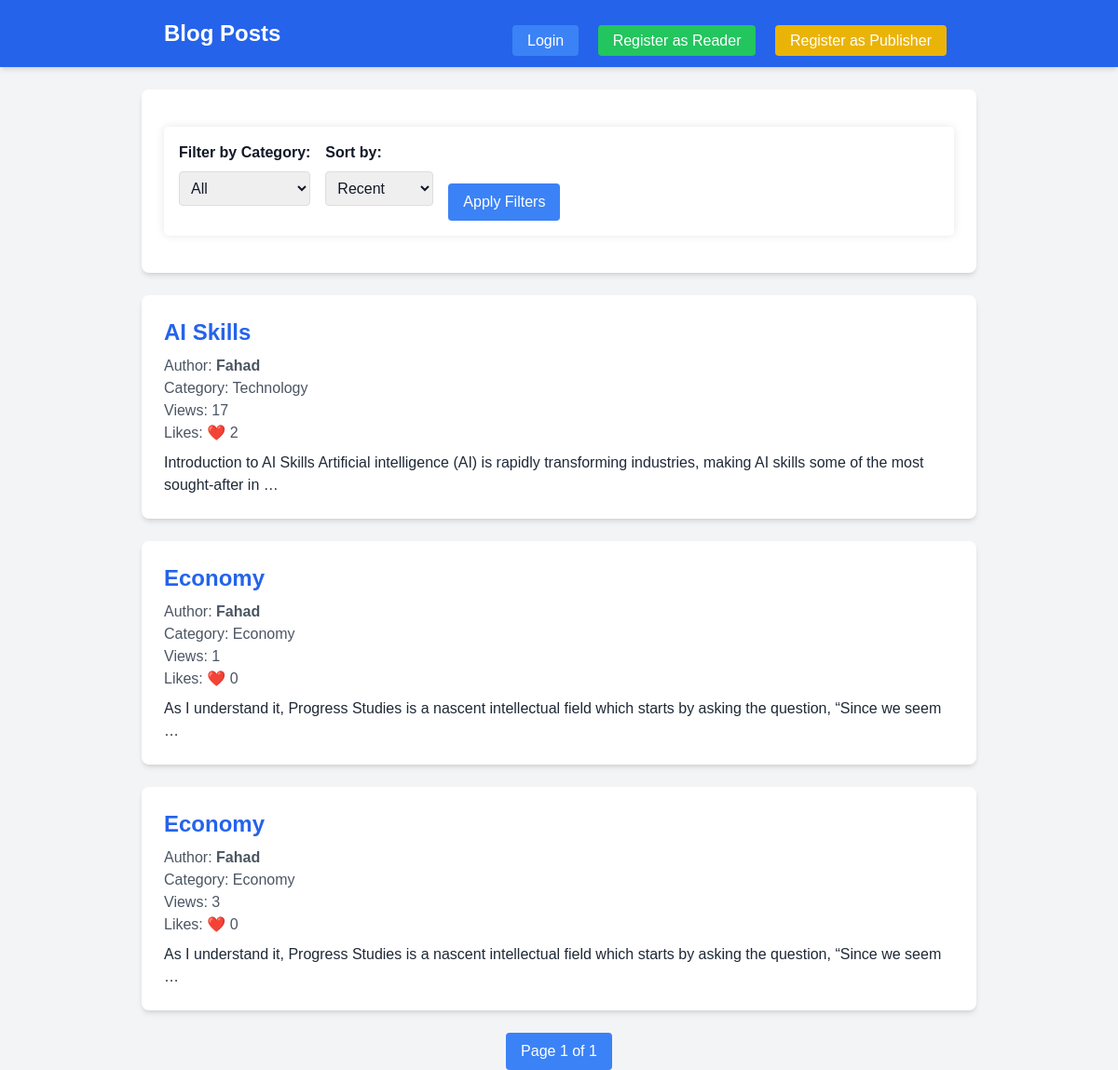
The page / on the database its author committed.
### blog/models.py (models this page shows, shortened)
class BlogPost(models.Model):
    title = models.CharField(max_length=200)
    content = models.TextField()
    author = models.ForeignKey('User', on_delete=models.CASCADE, related_name='blog_posts')  # ✅ Fixed User reference
    category = models.ForeignKey(Category, on_delete=models.SET_NULL, null=True)
    created_at = models.DateTimeField(auto_now_add=True)
    updated_at = models.DateTimeField(auto_now=True)
    views = models.PositiveIntegerField(default=0)

class User(AbstractUser):
    is_reader = models.BooleanField(default=False)
    is_publisher = models.BooleanField(default=False)
    objects = CustomUserManager()  # ✅ Explicitly setting the manager

class Category(models.Model):
    name = models.CharField(max_length=100)

### blog/views.py (the view)
# urls.py: path('', views.blog_list, name='blog_list'),
def blog_list(request):
    category_id = request.GET.get('category')
    blogs = BlogPost.objects.all()
    if category_id:
        blogs = blogs.filter(category_id=category_id)
    sort_by = request.GET.get('sort_by')
    if sort_by == 'recent':
        blogs = blogs.order_by('-created_at')
    elif sort_by == 'most_liked':
        blogs = blogs.annotate(num_likes=Count('likes')).order_by('-num_likes')
    elif sort_by == 'latest':  # Sort by latest created blog
        blogs = blogs.order_by('-created_at')
    elif sort_by == 'earliest':  # Sort by earliest created blog
        blogs = blogs.order_by('created_at')
    categories = Category.objects.all()
    paginator = Paginator(blogs, 5)  # Show 5 blogs per page
    page_number = request.GET.get('page')
    page_obj = paginator.get_page(page_number)
    return render(request, 'blog/blog_list.html', {
        'page_obj': page_obj,
        'categories': categories,
    })

### blog/templates/blog/blog_list.html (shortened to what this page needs)
{% load static %}
<!DOCTYPE html>
<html lang="en">
<head>
    <script src="https://cdn.tailwindcss.com"></script>
    <link rel="stylesheet" href="{% static 'blog/styles.css' %}">
</head>
<body class="bg-gray-100 text-gray-900">
    <header class="bg-blue-600 text-white py-4 shadow-md">
        <div class="max-w-4xl mx-auto flex justify-between items-center px-6">
            <h1 class="text-2xl font-bold">Blog Posts</h1>
            <nav>
                {% if user.is_authenticated %}
                    <p class="inline-block mr-4">Welcome, <span class="font-semibold">{{ user.username }}</span>!</p>
                    {% if user.is_publisher %}
                        <a href="{% url 'create_blog' %}" class="bg-green-500 text-white px-4 py-2 rounded hover:bg-green-700">
                            ➕ Create Blog
                        </a>
                    {% endif %}
                    <form action="{% url 'logout' %}" method="post" class="inline">
                        {% csrf_token %}
                        <button type="submit" class="bg-red-500 text-white px-4 py-2 rounded hover:bg-red-700">
                            🔒 Logout
                        </button>
                    </form>
                {% else %}
                    <a href="{% url 'login' %}" class="px-4 py-2 rounded bg-blue-500 hover:bg-blue-700 text-white">Login</a>
                    <a href="{% url 'register_reader' %}" class="px-4 py-2 rounded bg-green-500 hover:bg-green-700 text-white">Register as Reader</a>
                    <a href="{% url 'register_publisher' %}" class="px-4 py-2 rounded bg-yellow-500 hover:bg-yellow-700 text-white">Register as Publisher</a>
                {% endif %}
            </nav>
        </div>
    </header>
    <div class="max-w-4xl mx-auto mt-6 bg-white p-6 rounded-lg shadow-md">
        <form method="get" class="flex flex-wrap gap-4">
            <div>
                <label for="category" class="block font-semibold">Filter by Category:</label>
                <select name="category" id="category" class="border rounded p-2">
                    <option value="">All</option>
                </select>
            </div>
            <div>
                <label for="sort_by" class="block font-semibold">Sort by:</label>
                <select name="sort_by" id="sort_by" class="border rounded p-2">
                    <option value="recent" {% if request.GET.sort_by == "recent" %}selected{% endif %}>Recent</option>
                </select>
            </div>
            <button type="submit" class="bg-blue-500 text-white px-4 py-2 rounded hover:bg-blue-700 self-end">
                Apply Filters
            </button>
        </form>
    </div>
    <div class="max-w-4xl mx-auto mt-6">
        <ul class="space-y-6">
            {% for blog in page_obj %}
                <li class="bg-white p-6 rounded-lg shadow-md">
                    <a href="{% url 'blog_detail' blog.pk %}" class="text-2xl font-bold text-blue-600 hover:underline">
                        {{ blog.title }}
                    </a>
                    <p class="text-gray-600 mt-2">Author: <span class="font-semibold">{{ blog.author.username }}</span></p>
                    <p class="text-gray-600">Category: {{ blog.category.name }}</p>
                    <p class="text-gray-600">Views: {{ blog.views }}</p>
                    <p class="text-gray-600">Likes: ❤️ {{ blog.likes.count }}</p>
                    <p class="text-gray-800 mt-2">{{ blog.content|truncatewords:20 }}</p>
                </li>
            {% endfor %}
        </ul>
    </div>
    <div class="max-w-4xl mx-auto mt-6 text-center">
        <div class="inline-flex space-x-4">
            <span class="px-4 py-2 bg-blue-500 text-white rounded">
                Page {{ page_obj.number }} of {{ page_obj.paginator.num_pages }}
            </span>
        </div>
    </div>
</body>
</html>

### blog/static/blog/styles.css (style rules this page uses)
body { font-family: Arial, sans-serif; margin: 0; padding: 0; background-color: #f4f4f9; color: #333; line-height: 1.6; }
header { background-color: #007BFF; color: white; padding: 1rem 0; text-align: center; }
header h1 { margin: 0; font-size: 2rem; }
nav { margin-top: 1rem; }
nav a, nav button { color: white; text-decoration: none; margin: 0 0.5rem; font-size: 1rem; background: none; border: none; cursor: pointer; transition: color 0.3s ease; }
form { background: white; padding: 1rem; border-radius: 5px; box-shadow: 0 0 10px rgba(0, 0, 0, 0.1); margin: 1rem 0; }
form label { display: block; margin-bottom: 0.5rem; font-weight: bold; }
form input[type="text"], form input[type="email"], form input[type="password"], form textarea, form select { width: 100%; padding: 0.5rem; margin-bottom: 1rem; border: 1px solid #ddd; border-radius: 5px; font-size: 1rem; }
form button { background-color: #007BFF; color: white; padding: 0.5rem 1rem; border: none; border-radius: 5px; cursor: pointer; font-size: 1rem; transition: background-color 0.3s ease; }

### rows shown on the page
BlogPost: title "AI Skills", author.username "Fahad", category.name "Technology", views "17", likes.count "2", content "Introduction to AI Skills Artificial intelligence (AI) is rapidly transforming industries, making AI skills some of the most sought-after in …"
BlogPost: title "Economy", author.username "Fahad", category.name "Economy", views "1", likes.count "0", content "As I understand it, Progress Studies is a nascent intellectual field which starts by asking the question, “Since we seem …"
BlogPost: title "Economy", author.username "Fahad", category.name "Economy", views "3", likes.count "0", content "As I understand it, Progress Studies is a nascent intellectual field which starts by asking the question, “Since we seem …"

### other values the page prints
{{ page_obj.number }} "1"
{{ page_obj.paginator.num_pages }} "1"
